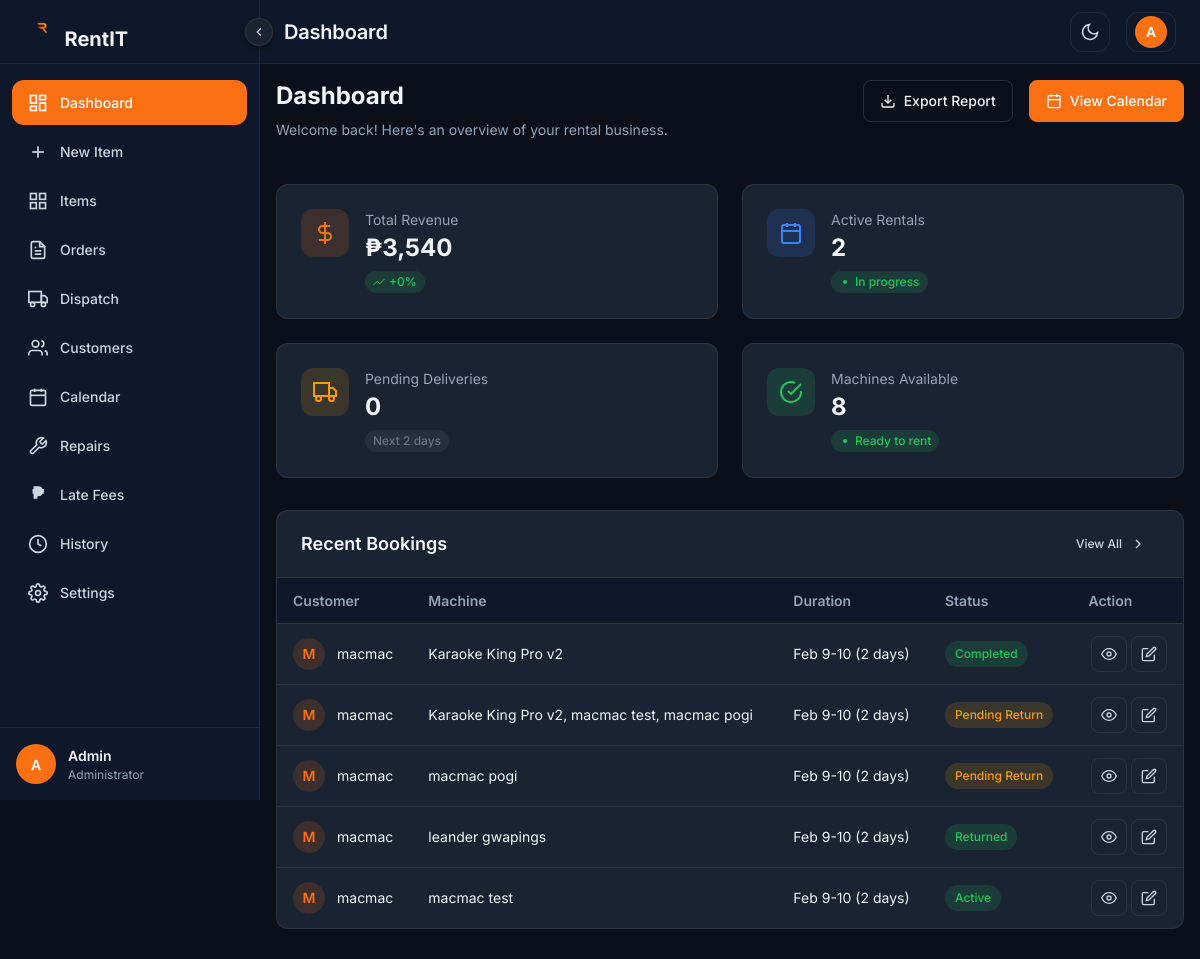
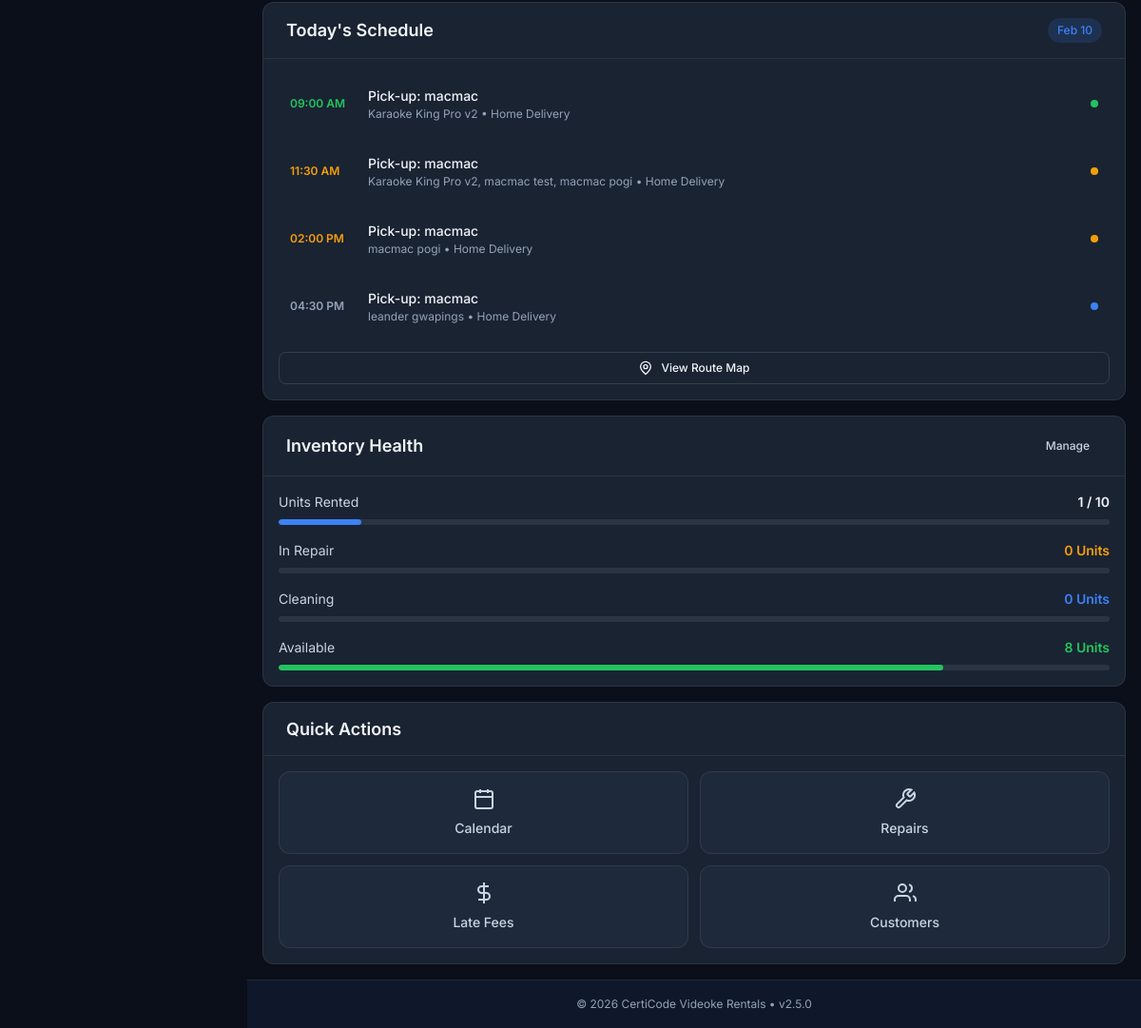
The page /admin/dashboard/dashboard.php (signed in) on the database its author committed (2 pictures, top to bottom).
### tables this page shows
CREATE TABLE `rental` (
  `order_id` int(11) NOT NULL,
  `user_id` int(11) DEFAULT NULL,
  `rental_status` varchar(50) DEFAULT NULL,
  `return_reason` text DEFAULT NULL,
  `extension_days` int(11) DEFAULT 0,
  `total_price` decimal(10,2) DEFAULT NULL,
  `late_fee` decimal(10,2) DEFAULT 0.00,
  `venue` varchar(255) DEFAULT NULL,
  `customer_address` text DEFAULT NULL,
  `start_date` date DEFAULT NULL,
  `end_date` date DEFAULT NULL,
  `driver_id` int(11) DEFAULT NULL
);

CREATE TABLE `users` (
  `id` int(11) NOT NULL,
  `full_name` varchar(100) DEFAULT NULL,
  `email` varchar(100) NOT NULL,
  `phone` varchar(20) DEFAULT NULL,
  `password` varchar(255) NOT NULL,
  `profile_picture` longblob DEFAULT NULL,
  `id_front` longblob DEFAULT NULL,
  `id_back` longblob DEFAULT NULL,
  `address` text DEFAULT NULL,
  `role` enum('admin','customer') DEFAULT 'customer',
  `created_at` timestamp NOT NULL DEFAULT current_timestamp(),
  `updated_at` timestamp NOT NULL DEFAULT current_timestamp() ON UPDATE current_timestamp(),
  `reset_token` varchar(255) DEFAULT NULL,
  `reset_expiry` datetime DEFAULT NULL,
  `membership_level` varchar(20) DEFAULT 'Bronze'
);

### admin/dashboard/dashboard.php (the view, shortened to what the rows shown need)
<?php
require_once __DIR__ . '/../../config.php';
$recentBookingsQuery = "SELECT r.order_id, r.rental_status, r.start_date, r.end_date, r.venue, r.customer_address,
                        u.full_name as customer_name, u.email as customer_email,
                        GROUP_CONCAT(i.item_name SEPARATOR ', ') as items
                        FROM rental r
                        LEFT JOIN users u ON r.user_id = u.id
                        LEFT JOIN rental_item ri ON r.order_id = ri.order_id
                        LEFT JOIN item i ON ri.item_id = i.item_id
                        GROUP BY r.order_id
                        ORDER BY r.start_date DESC
                        LIMIT 5";
$recentBookingsResult = mysqli_query($conn, $recentBookingsQuery);
$recentBookings = [];
while ($row = mysqli_fetch_assoc($recentBookingsResult)) {
    $recentBookings[] = $row;
}
$today = date('Y-m-d');
$scheduleQuery = "SELECT r.order_id, r.rental_status, r.start_date, r.end_date, r.venue, r.customer_address,
                  u.full_name as customer_name,
                  GROUP_CONCAT(i.item_name SEPARATOR ', ') as items,
                  r.customer_address as delivery_address
                  FROM rental r
                  LEFT JOIN users u ON r.user_id = u.id
                  LEFT JOIN rental_item ri ON r.order_id = ri.order_id
                  LEFT JOIN item i ON ri.item_id = i.item_id
                  WHERE r.start_date = '$today' OR r.end_date = '$today'
                  GROUP BY r.order_id
                  ORDER BY r.start_date ASC
                  LIMIT 4";
$scheduleResult = mysqli_query($conn, $scheduleQuery);
$todaySchedule = [];
if ($scheduleResult === false) {
    error_log('Dashboard schedule query failed: ' . mysqli_error($conn));
} else {
    while ($row = mysqli_fetch_assoc($scheduleResult)) {
        $todaySchedule[] = $row;
    }
}
function getStatusBadgeClass($status) {
    $status = strtolower($status);
    switch ($status) {
        case 'active':
        case 'confirmed':
        case 'completed':
        case 'returned':
            return 'status-success';
        case 'pending':
        case 'pending return':
            return 'status-pending';
    }
}
?>
<!DOCTYPE html>
<html lang="en" data-theme="dark">
<head>
    <link rel="stylesheet" href="admin/shared/css/admin-theme.css">
    <link rel="stylesheet" href="admin/shared/css/admin-globals.css">
    <link rel="stylesheet" href="admin/shared/css/admin-components.css">
    <link rel="stylesheet" href="admin/dashboard/css/dashboard-new.css">
</head>
<body>
    <div class="admin-wrapper">
        <main class="admin-main">
            <div class="admin-content">
                <div class="admin-page-header">
                    <div>
                        <h1 class="admin-page-title">Dashboard</h1>
                    </div>
                </div>
                <div class="dashboard-grid">
                    <section class="admin-card bookings-section animate-fadeInUp">
                        <div class="admin-card-header">
                            <h2 class="admin-card-title">Recent Bookings</h2>
                        </div>
                        <div class="admin-card-body" style="padding: 0;">
                            <div class="admin-table-wrapper" style="border: none; border-radius: 0;">
                                <table class="admin-table">
                                    <thead>
                                        <tr>
                                            <th title="Customer who made the booking">Customer</th>
                                            <th title="Equipment model rented">Machine</th>
                                            <th title="Rental period">Duration</th>
                                            <th title="Current booking status">Status</th>
                                            <th title="Available actions">Action</th>
                                        </tr>
                                    </thead>
                                    <tbody>
                                        <?php if (count($recentBookings) > 0): ?>
                                            <?php foreach ($recentBookings as $booking): ?>
                                                <?php
                                                    $startDate = new DateTime($booking['start_date']);
                                                    $endDate = new DateTime($booking['end_date']);
                                                    $duration = $startDate->diff($endDate)->days + 1;
                                                    $customerInitial = strtoupper(substr($booking['customer_name'] ?? 'U', 0, 1));
                                                    $customerName = $booking['customer_name'] ?? 'Unknown Customer';
                                                    $items = $booking['items'] ?? 'No items';
                                                    $statusClass = getStatusBadgeClass($booking['rental_status']);
                                                ?>
                                                <tr>
                                                    <td>
                                                        <div class="customer-cell">
                                                            <div class="customer-avatar"><?php echo $customerInitial; ?></div>
                                                            <span><?php echo htmlspecialchars($customerName); ?></span>
                                                        </div>
                                                    </td>
                                                    <td><?php echo htmlspecialchars($items); ?></td>
                                                    <td title="<?php echo $startDate->format('M j') . ' - ' . $endDate->format('M j, Y'); ?>">
                                                        <?php echo $startDate->format('M j') . '-' . $endDate->format('j'); ?> (<?php echo $duration; ?> day<?php echo $duration > 1 ? 's' : ''; ?>)
                                                    </td>
                                                    <td><span class="status-badge <?php echo $statusClass; ?>"><?php echo htmlspecialchars($booking['rental_status']); ?></span></td>
                                                    <td>
                                                        <div class="table-action-btns">
                                                            <button class="btn-icon" title="View booking details" onclick="viewBooking(<?php echo $booking['order_id']; ?>)">
                                                                <svg viewBox="0 0 24 24" width="16" height="16" fill="none" stroke="currentColor" stroke-width="2">
                                                                    <path d="M1 12s4-8 11-8 11 8 11 8-4 8-11 8-11-8-11-8z"/>
                                                                    <circle cx="12" cy="12" r="3"/>
                                                                </svg>
                                                            </button>
                                                            <button class="btn-icon" title="Edit booking" onclick="editBooking(<?php echo $booking['order_id']; ?>)">
                                                                <svg viewBox="0 0 24 24" width="16" height="16" fill="none" stroke="currentColor" stroke-width="2">
                                                                    <path d="M11 4H4a2 2 0 0 0-2 2v14a2 2 0 0 0 2 2h14a2 2 0 0 0 2-2v-7"/>
                                                                    <path d="M18.5 2.5a2.121 2.121 0 0 1 3 3L12 15l-4 1 1-4 9.5-9.5z"/>
                                                                </svg>
                                                            </button>
                                                        </div>
                                                    </td>
                                                </tr>
                                            <?php endforeach; ?>
                                        <?php endif; ?>
                                    </tbody>
                                </table>
                            </div>
                        </div>
                    </section>
                    <div class="dashboard-sidebar">
                        <section class="admin-card schedule-card animate-fadeInUp">
                            <div class="admin-card-header">
                                <h2 class="admin-card-title">Today's Schedule</h2>
                            </div>
                            <div class="admin-card-body">
                                <div class="schedule-timeline">
                                    <?php if (count($todaySchedule) > 0): ?>
                                        <?php
                                        $times = ['09:00 AM', '11:30 AM', '02:00 PM', '04:30 PM'];
                                        $i = 0;
                                        foreach ($todaySchedule as $schedule):
                                            $isDropoff = $schedule['start_date'] === $today;
                                            $type = $isDropoff ? 'Drop-off' : 'Pick-up';
                                            $timeClass = '';
                                            $statusClass = '';
                                            if ($schedule['rental_status'] === 'Active' || $schedule['rental_status'] === 'Completed') {
                                                $timeClass = 'success';
                                                $statusClass = 'success';
                                            } elseif ($schedule['rental_status'] === 'Pending' || $schedule['rental_status'] === 'Pending Return') {
                                                $timeClass = 'warning';
                                                $statusClass = 'warning';
                                            } else {
                                                $statusClass = 'pending';
                                            }
                                            $address = $schedule['delivery_address'] ?? $schedule['customer_address'] ?? $schedule['venue'] ?? 'Address not set';
                                        ?>
                                        <div class="timeline-item" title="<?php echo $type; ?> for <?php echo htmlspecialchars($schedule['customer_name']); ?>">
                                            <div class="timeline-time <?php echo $timeClass; ?>"><?php echo $times[$i % 4]; ?></div>
                                            <div class="timeline-content">
                                                <div class="timeline-title"><?php echo $type; ?>: <?php echo htmlspecialchars($schedule['customer_name'] ?? 'Unknown'); ?></div>
                                                <div class="timeline-subtitle"><?php echo htmlspecialchars($schedule['items'] ?? 'No items'); ?> • <?php echo htmlspecialchars($address); ?></div>
                                            </div>
                                            <span class="timeline-status <?php echo $statusClass; ?>"></span>
                                        </div>
                                        <?php $i++; endforeach; ?>
                                    <?php endif; ?>
                                </div>
                            </div>
                        </section>
                        <section class="admin-card inventory-card animate-fadeInUp">
                            <div class="admin-card-header">
                                <h2 class="admin-card-title">Inventory Health</h2>
                            </div>
                        </section>
                        <section class="admin-card quick-actions animate-fadeInUp">
                            <div class="admin-card-header">
                                <h2 class="admin-card-title">Quick Actions</h2>
                            </div>
                        </section>
                    </div>
                </div>
            </div>
        </main>
    </div>
</body>
</html>

### rows shown on the page
rental: user.full_name "M", user.full_name "macmac", items "Karaoke King Pro v2", start_date "Feb 9", end_date "10", duration "2", rental_status "Completed", i "09:00 AM", start_date "Pick-up", venue "Home Delivery"
rental: user.full_name "M", user.full_name "macmac", items "Karaoke King Pro v2, macmac test, macmac pogi", start_date "Feb 9", end_date "10", duration "2", rental_status "Pending Return", i "11:30 AM", start_date "Pick-up", venue "Home Delivery"
rental: user.full_name "M", user.full_name "macmac", items "macmac pogi", start_date "Feb 9", end_date "10", duration "2", rental_status "Pending Return", i "02:00 PM", start_date "Pick-up", venue "Home Delivery"
rental: user.full_name "M", user.full_name "macmac", items "leander gwapings", start_date "Feb 9", end_date "10", duration "2", rental_status "Returned", i "04:30 PM", start_date "Pick-up", venue "Home Delivery"
rental: user.full_name "M", user.full_name "macmac", items "macmac test", start_date "Feb 9", end_date "10", duration "2", rental_status "Active"

### other values the page prints
formatCurrency($totalRevenue) "₱3,540"
$revenueChange "0"
$activeRentals "2"
$pendingDeliveries "0"
$machinesAvailable "8"
$itemsRented "1"
$totalItems "10"
$itemsRepair "0"
$itemsCleaning "0"
